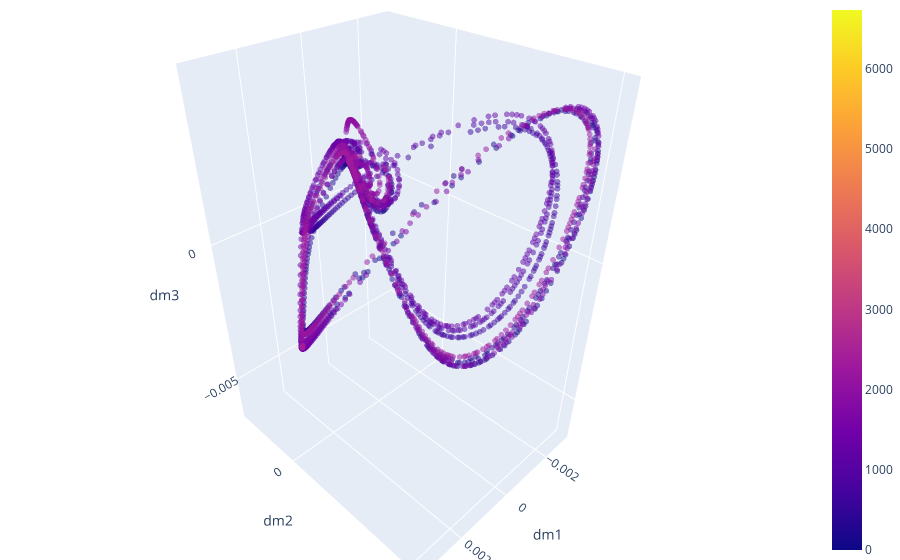

Notebook code cell kept with this figure:
### Code cell
# 3d plot over n, h, and m

tstop = 3000

import plotly.express as px
# Configure the trace.
trace = go.Scatter3d(
    x = dm[:,1], # m
    y = dm[:,2], # h
    z = dm[:,3], # n
    mode='markers',
    marker={
        'size': 2,
        'color':list(range(len(list(time)))), 
        'opacity': 0.5,
        'showscale':True
    }
)

# Configure the layout.
layout = go.Layout(
    margin={'l': 0, 'r': 0, 'b': 0, 't': 0},
    scene = dict(
        xaxis_title='dm1',
        yaxis_title='dm2',
        zaxis_title='dm3'
    )
)

data = [trace]
plot_figure = go.Figure(data=data, layout=layout)

# Render the plot.
plotly.offline.iplot(plot_figure)

### Figure 1 — Plotly figure (JSON) as saved in the notebook; plotly's stock layout.template omitted (floating-point values rounded to 4 significant figures; data arrays with more than 128 entries replaced by an {"elided": "..."} marker saying what was removed)
{"data": [{"marker": {"color": {"elided": "6732 int values"}, "opacity": 0.5, "showscale": true, "size": 2}, "mode": "markers", "type": "scatter3d", "x": {"elided": "2396 float values"}, "y": {"elided": "2396 float values"}, "z": {"elided": "2396 float values"}}], "layout": {"margin": {"b": 0, "l": 0, "r": 0, "t": 0}, "scene": {"xaxis": {"title": {"text": "dm1"}}, "yaxis": {"title": {"text": "dm2"}}, "zaxis": {"title": {"text": "dm3"}}}}}
